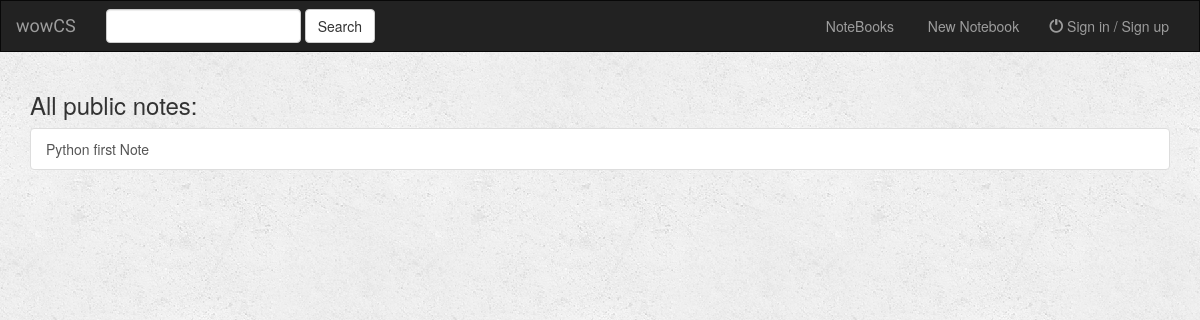
The page /wowCS/ on the database as committed earlier.
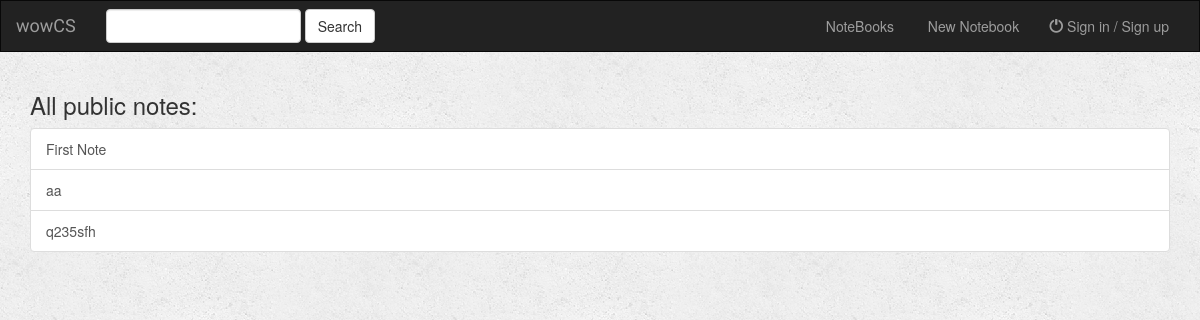
The same page on the database as committed later.
### wowCS/models.py (models this page shows, shortened)
class Note(models.Model):
    notebook = models.ForeignKey(Notebook,on_delete= models.CASCADE,null=True,blank=True)
    user = models.ForeignKey(User, default=1)
    note_title = models.CharField(max_length=200)
    note_content = models.TextField()
    ispublic = models.BooleanField(default=True)
    favorite_count = models.IntegerField(default=0)

### wowCS/views.py (the view)
class IndexView(generic.ListView):
    template_name = 'wowCS/index.html'
    context_object_name = 'all_note'
    def get_queryset(self):
        return Note.objects.filter(ispublic=True)
    def get(self, request, *args, **kwargs):
        self.object_list = self.get_queryset()
        context = self.get_context_data()
        if request.user.is_authenticated():
            context['islogin'] = True
        else:
            context['islogin'] = False
        return self.render_to_response(context)

### wowCS/templates/wowCS/index.html
{% extends 'wowCS/base.html'  %}
{% block navbar %}
{% include 'wowCS/navbar.html' with islogin=islogin %}
{% endblock %}
{% block body %}
    {% if all_note %}
        <h3> All public notes:</h3>
        <div class="list-group">
            {% for note in all_note %}
            <a class="list-group-item"
               href = '{% url 'wowCS:detail' note.id %}'>
               {{note.note_title}}</a>
            {% endfor %}
        </div>
    {% else %}
        <h3> No Notes!</h3>
    {% endif %}
{% endblock %}

Rows that differ between the two databases and show on the page:
removed Note: note_title "Python first Note"
added Note: note_title "First Note"
added Note: note_title "aa"
added Note: note_title "q235sfh"
